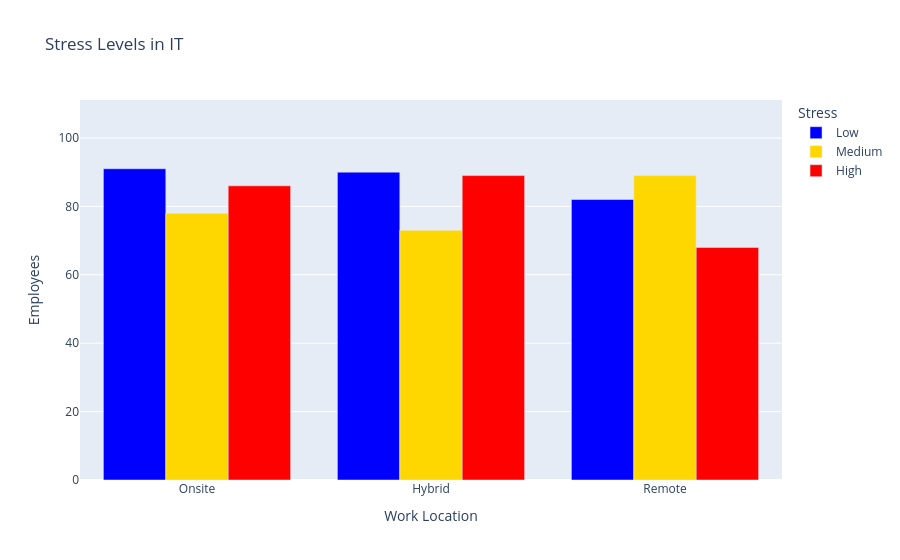
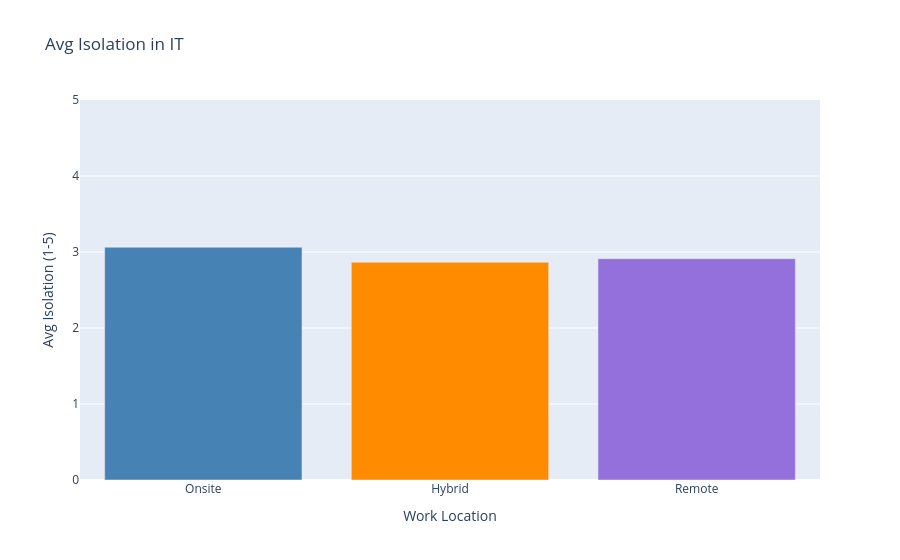

Notebook code cell kept with these figures, in order:
### Markdown cell above
## 19. Check the callback as a Python function

Call the callback or reusable figure function with at least two valid control values. Confirm that each call returns two Plotly figures without an error.

### Code cell
test_fig1, test_fig2 = update_dashboard("IT")
test_fig1.show()
test_fig2.show()

### Figure 1 — Plotly figure (JSON) as saved in the notebook; plotly's stock layout.template omitted (floating-point values rounded to 4 significant figures)
{"data": [{"alignmentgroup": "True", "hovertemplate": "Stress=Low<br>Work Location=%{x}<br>Employees=%{y}<extra></extra>", "legendgroup": "Low", "marker": {"color": "blue", "pattern": {"shape": ""}}, "name": "Low", "offsetgroup": "Low", "orientation": "v", "showlegend": true, "textposition": "auto", "type": "bar", "x": ["Hybrid", "Onsite", "Remote"], "xaxis": "x", "y": [90, 91, 82], "yaxis": "y"}, {"alignmentgroup": "True", "hovertemplate": "Stress=Medium<br>Work Location=%{x}<br>Employees=%{y}<extra></extra>", "legendgroup": "Medium", "marker": {"color": "gold", "pattern": {"shape": ""}}, "name": "Medium", "offsetgroup": "Medium", "orientation": "v", "showlegend": true, "textposition": "auto", "type": "bar", "x": ["Hybrid", "Onsite", "Remote"], "xaxis": "x", "y": [73, 78, 89], "yaxis": "y"}, {"alignmentgroup": "True", "hovertemplate": "Stress=High<br>Work Location=%{x}<br>Employees=%{y}<extra></extra>", "legendgroup": "High", "marker": {"color": "red", "pattern": {"shape": ""}}, "name": "High", "offsetgroup": "High", "orientation": "v", "showlegend": true, "textposition": "auto", "type": "bar", "x": ["Hybrid", "Onsite", "Remote"], "xaxis": "x", "y": [89, 86, 68], "yaxis": "y"}], "layout": {"barmode": "group", "legend": {"title": {"text": "Stress"}, "tracegroupgap": 0}, "title": {"text": "Stress Levels in IT"}, "xaxis": {"anchor": "y", "categoryarray": ["Onsite", "Hybrid", "Remote"], "categoryorder": "array", "domain": [0, 1], "title": {"text": "Work Location"}}, "yaxis": {"anchor": "x", "domain": [0, 1], "range": [0, 111.1], "title": {"text": "Employees"}}}}

### Figure 2 — Plotly figure (JSON) as saved in the notebook; plotly's stock layout.template omitted (floating-point values rounded to 4 significant figures)
{"data": [{"hovertemplate": "Work Location=%{x}<br>Avg Isolation (1-5)=%{y}<extra></extra>", "legendgroup": "Onsite", "marker": {"color": "steelblue", "pattern": {"shape": ""}}, "name": "Onsite", "orientation": "v", "showlegend": true, "textposition": "auto", "type": "bar", "x": ["Onsite"], "xaxis": "x", "y": [3.063], "yaxis": "y"}, {"hovertemplate": "Work Location=%{x}<br>Avg Isolation (1-5)=%{y}<extra></extra>", "legendgroup": "Hybrid", "marker": {"color": "darkorange", "pattern": {"shape": ""}}, "name": "Hybrid", "orientation": "v", "showlegend": true, "textposition": "auto", "type": "bar", "x": ["Hybrid"], "xaxis": "x", "y": [2.865], "yaxis": "y"}, {"hovertemplate": "Work Location=%{x}<br>Avg Isolation (1-5)=%{y}<extra></extra>", "legendgroup": "Remote", "marker": {"color": "mediumpurple", "pattern": {"shape": ""}}, "name": "Remote", "orientation": "v", "showlegend": true, "textposition": "auto", "type": "bar", "x": ["Remote"], "xaxis": "x", "y": [2.912], "yaxis": "y"}], "layout": {"barmode": "relative", "legend": {"title": {"text": "Work Location"}, "tracegroupgap": 0}, "showlegend": false, "title": {"text": "Avg Isolation in IT"}, "xaxis": {"anchor": "y", "categoryarray": ["Onsite", "Hybrid", "Remote"], "categoryorder": "array", "domain": [0, 1], "title": {"text": "Work Location"}}, "yaxis": {"anchor": "x", "domain": [0, 1], "range": [0, 5], "title": {"text": "Avg Isolation (1-5)"}}}}
